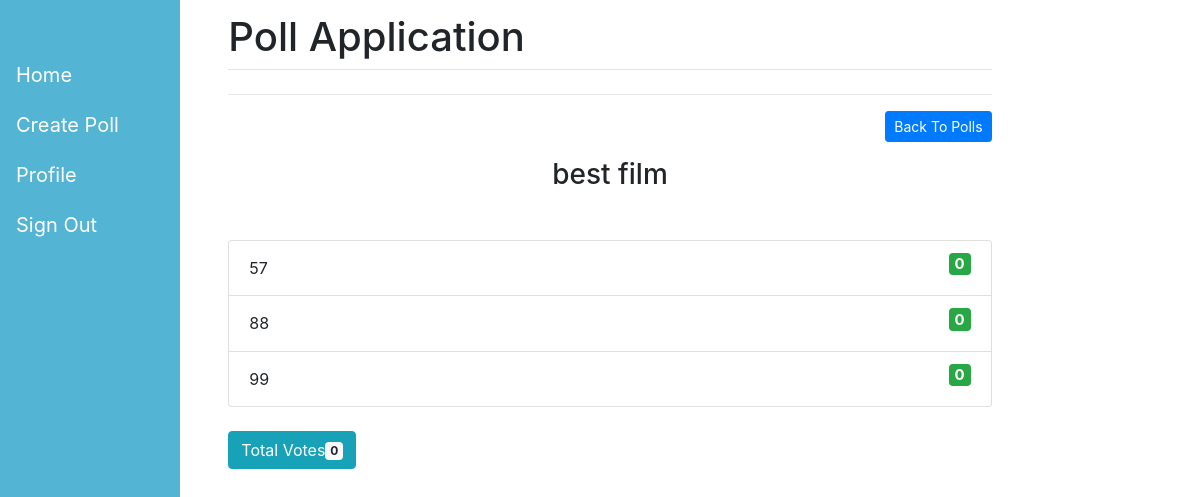
The app's page /home/results/4/ with its own data.
### pollapp/models.py (models this page shows)
class Poll(models.Model):
    question = models.TextField()
    option_one = models.CharField(max_length=30)
    option_two = models.CharField(max_length=30)
    option_three = models.CharField(max_length=30)
    option_one_count = models.IntegerField(default=0)
    option_two_count = models.IntegerField(default=0)
    option_three_count = models.IntegerField(default=0)
    name = models.ForeignKey('users.MyUser', null=True, on_delete=models.CASCADE)
    created_on = models.DateTimeField(auto_now_add= True)
    class Meta:
        indexes = [
            models.Index(fields=['name', 'created_on'])
            ]
    def total(self):
        return self.option_one_count + self.option_two_count + self.option_three_count

### pollapp/views.py (the view)
# urls.py: path('results/<poll_id>/', views.results, name='results'),
def results(request, poll_id):
    poll = Poll.objects.get(pk=poll_id)
    context = {
        'poll' : poll
    }
    return render(request, 'result.html', context)

### pollapp/templates/result.html (shortened to what this page needs)
{% extends "base.html" %}
{% block content %}
<div class="text-right">
    <a class ="btn btn-primary btn-sm mb-3" href ="{% url 'home' %}">Back To Polls</a>
</div>
<div class="mb-5 text-center">
    <h3>{{ poll.question }}</h3>
</div>
<ul class="list-group">
    <li class="list-group-item d-flex justify-content-between align-items-center">{{ poll.option_one }} <h5><strong class="badge badge-success float-right">{{ poll.option_one_count }}</strong></h5></li>
    <li class="list-group-item d-flex justify-content-between align-items-center">{{ poll.option_two }}  <h5><strong class="badge badge-success float-right">{{ poll.option_two_count }}</strong></h5></li>
    <li class="list-group-item d-flex justify-content-between align-items-center">{{ poll.option_three }} <h5><strong class="badge badge-success float-right">{{ poll.option_three_count }}</strong></h5></li>
</ul>
<br>
<div class="panel-footer">
    <button type="button" class="btn btn-info">
  Total Votes<span class="badge badge-light">{{ poll.total }}</span>
</button>
</div>
{% endblock %}

### records on screen
Poll: question "best film", option_one "57", option_one_count "0", option_two "88", option_two_count "0", option_three "99", option_three_count "0", total "0"
